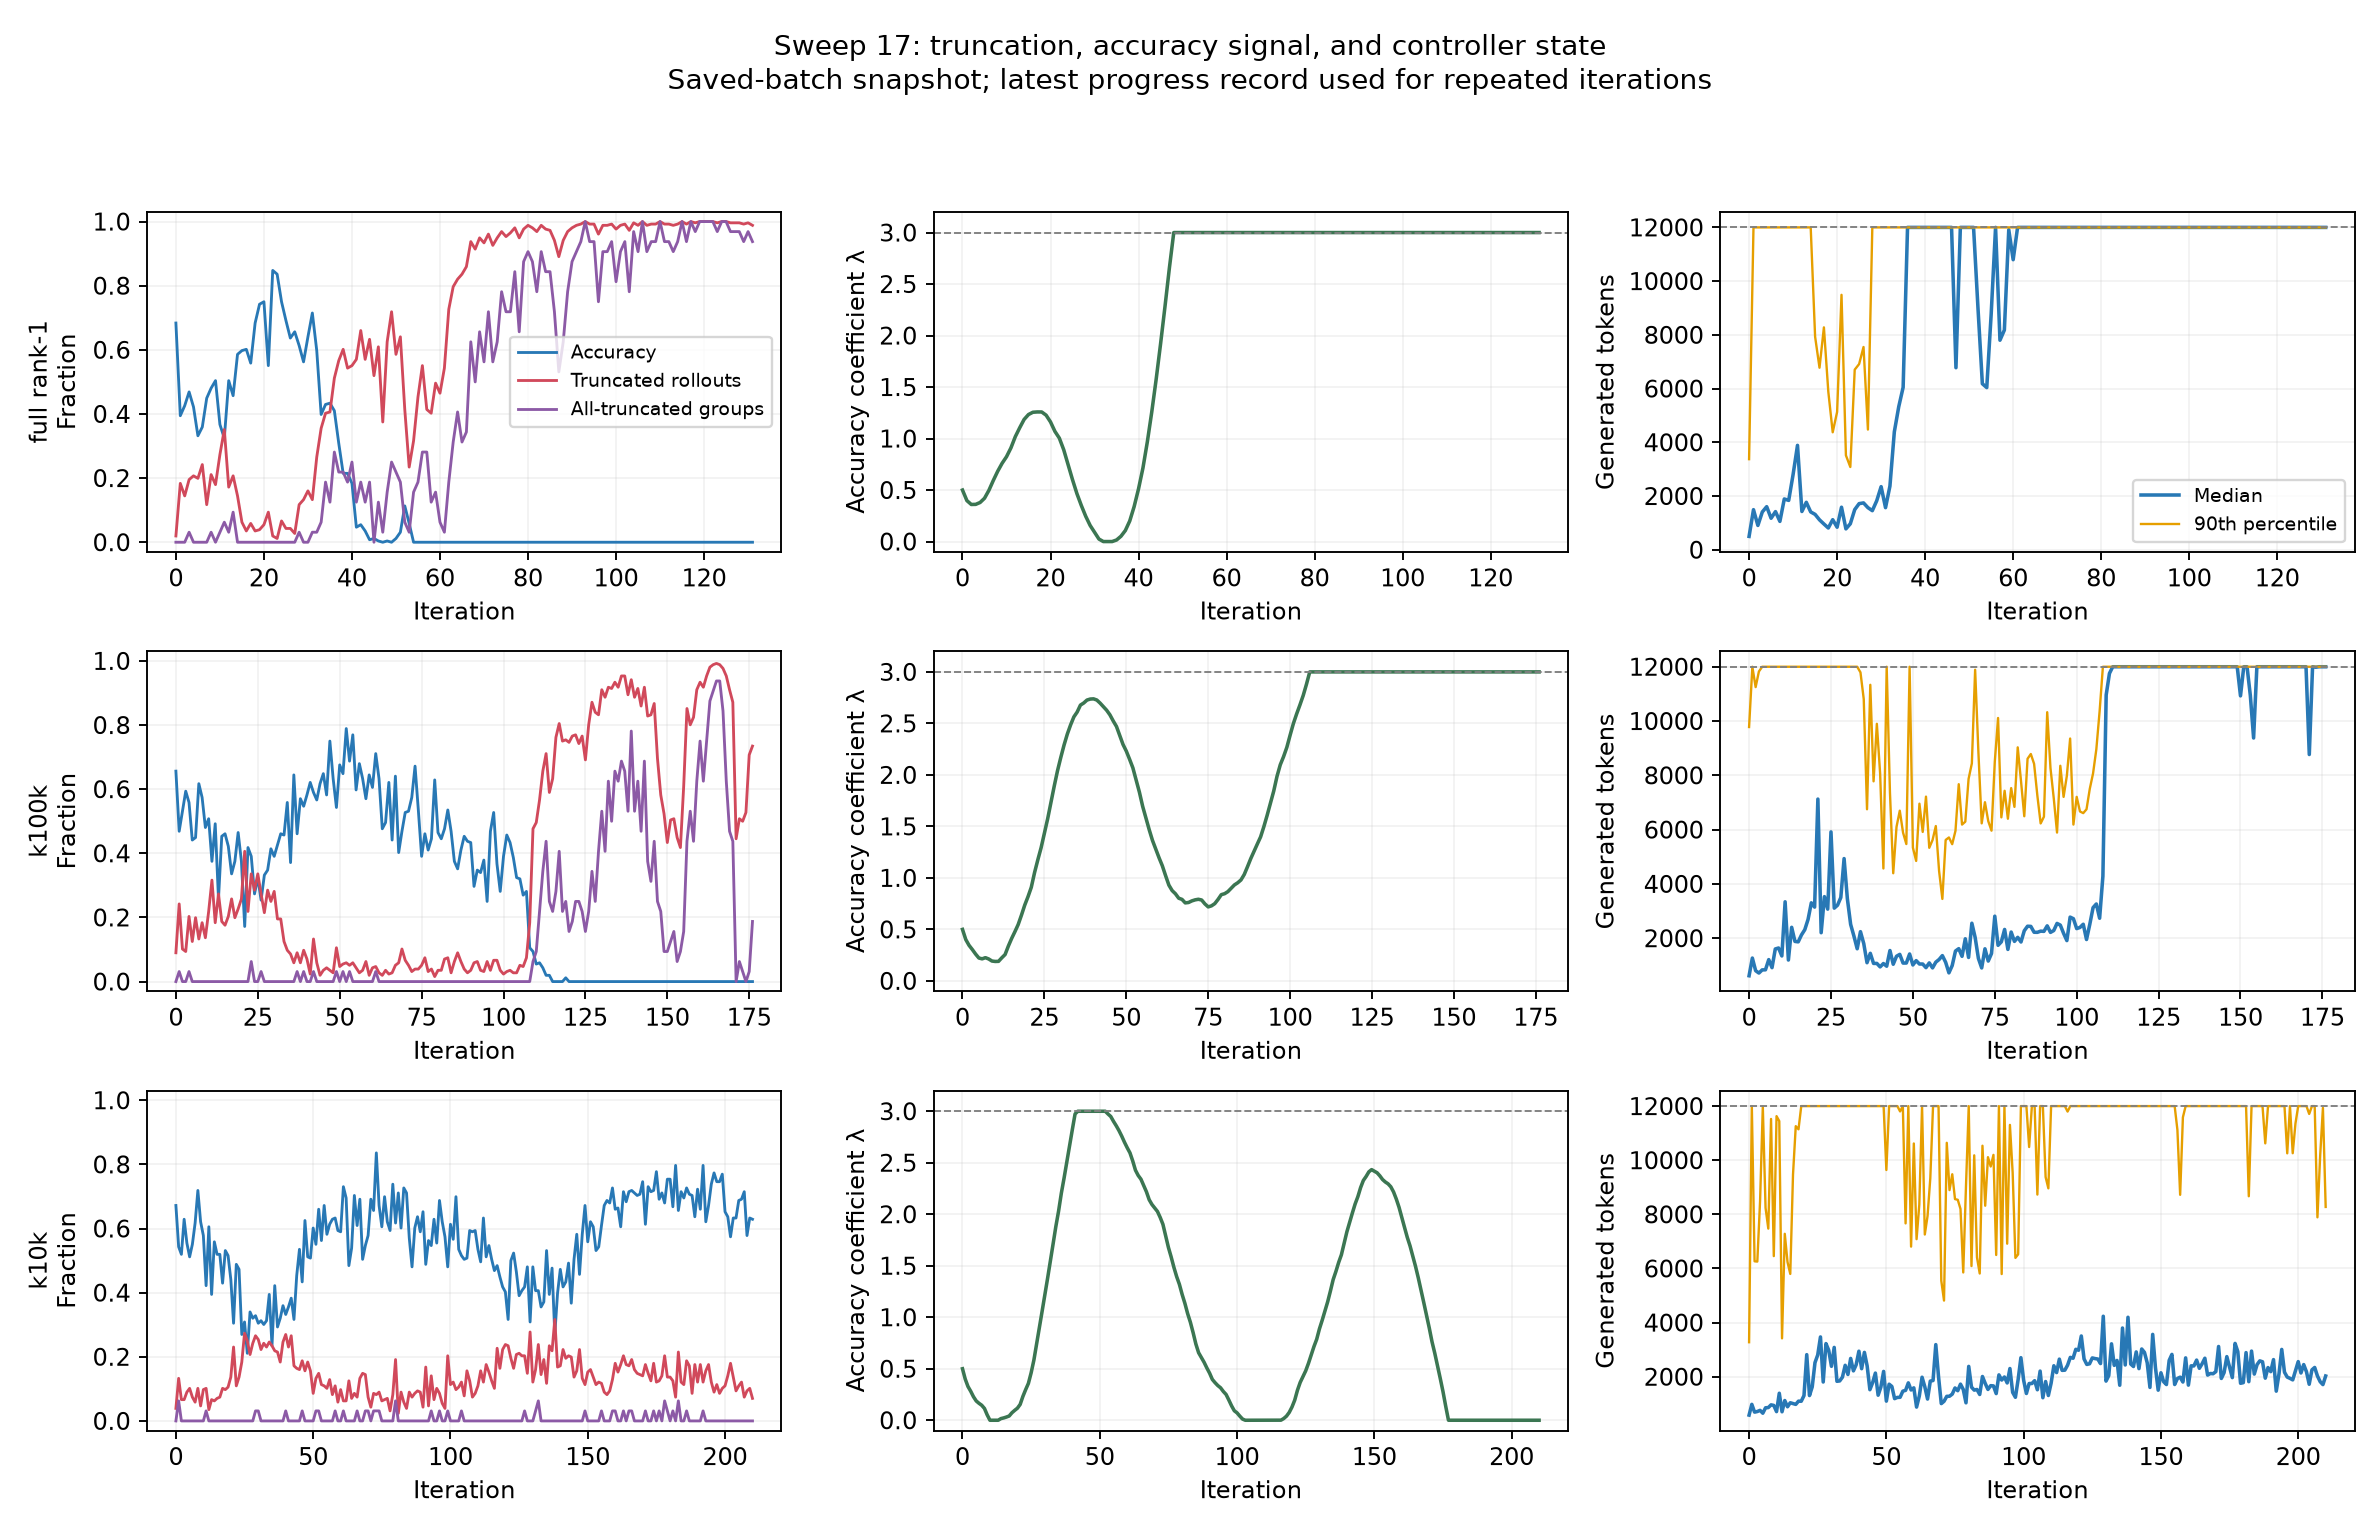

Write Python code to recreate this figure.
"""Audit saved sweep17 batches; rescores are offline, not new training runs.

Run from the repository root: python rl/analysis/sweep17_collapse_audit.py
Writes an iteration CSV, a small counterfactual JSON, and a diagnostic plot.
"""
import csv
import json
import statistics as st
from pathlib import Path

import matplotlib

matplotlib.use("Agg")
import matplotlib.pyplot as plt


ROOT = Path(__file__).resolve().parents[2]
RUNS = ROOT / "rl/runs/sweep17_t80_fullk"
OUT = Path(__file__).resolve().parent


def read_json(path):
    # The driver can be writing the most recent file during an audit.
    try:
        return json.loads(path.read_text())
    except json.JSONDecodeError:
        return None


def mean(values):
    return st.mean(values) if values else None


def audit_batches():
    rows = []
    for run in sorted(RUNS.glob("sweep17-t80-*")):
        progress = {}
        for line in (run / "progress.jsonl").read_text().splitlines():
            try:
                entry = json.loads(line)
            except json.JSONDecodeError:
                continue
            # Resumes may append another record for the same iteration.
            progress[entry["iteration"]] = entry
        for path in sorted((run / "batches").glob("batch-*.json")):
            batch = read_json(path)
            if batch is None or batch["iteration"] not in progress:
                continue
            entry = progress[batch["iteration"]]
            groups = [g for g in batch["groups"] if len(g["samples"]) >= 2]
            samples = [s for g in groups for s in g["samples"]]
            if not samples:
                continue
            tokens = sorted(s.get("n_tokens", len(s.get("token_ids", [])))
                            for s in samples)
            answerable = [s for g in groups if g["mode"] != "ignore_question"
                          for s in g["samples"]]
            truncated = [s for s in samples if s["truncated"]]
            rows.append({
                "arm": run.name.removeprefix("sweep17-t80-"),
                "iteration": batch["iteration"],
                "accuracy": entry["accuracy"],
                "lambda": batch["anchor_lambda"],
                "target": entry["lambda_target_acc"],
                "accuracy_answerable": mean([s["correct"] for s in answerable]),
                "truncated_fraction": len(truncated) / len(samples),
                "all_truncated_group_fraction": mean([
                    all(s["truncated"] for s in g["samples"]) for g in groups]),
                "accuracy_mixed_group_fraction": mean([
                    0 < sum(s["correct"] for s in g["samples"]) < len(g["samples"])
                    for g in groups]),
                "median_tokens": st.median(tokens),
                "p90_tokens": tokens[int(0.9 * (len(tokens) - 1))],
                "mean_truncated_reward": mean([s["reward"] for s in truncated]),
            })
    rows.sort(key=lambda r: (r["arm"], r["iteration"]))
    path = OUT / "sweep17_collapse_audit.csv"
    with path.open("w") as f:
        writer = csv.DictWriter(f, fieldnames=list(rows[0]))
        writer.writeheader()
        writer.writerows(rows)
    return rows


def rescore():
    results = []
    for arm, step in [("kall", 30), ("kall", 40), ("kall", 60),
                      ("k100k", 110), ("k100k", 170), ("k3k", 165)]:
        run = RUNS / f"sweep17-t80-{arm}"
        batch = read_json(run / "batches" / f"batch-{step}.json")
        evaluation = read_json(run / "iters" / f"iter-{step:04d}.json")
        records = {f"{r['dataset']}:{r['id']}:{r['mode']}": r
                   for r in evaluation["results"]}
        counts = {method: {"active_groups": 0, "positive_no_answer": 0,
                           "positive_truncated": 0}
                  for method in ("original", "zero_truncated", "zero_invalid")}
        n_no_answer = n_stop_no_answer = n_samples = 0
        for group in batch["groups"]:
            graded = [s for s in records[group["key"]]["samples"] if not s["error"]]
            samples = group["samples"]
            assert len(samples) == len(graded), (arm, step, group["key"])
            n_samples += len(samples)
            for s, e in zip(samples, graded):
                assert bool(s["correct"]) == bool(e["correct"])
                assert s["truncated"] == (e["finish_reason"] == "length")
                n_no_answer += e["extracted_answer"] is None
                n_stop_no_answer += not s["truncated"] and e["extracted_answer"] is None
            for method, count in counts.items():
                rewards = [s["reward"] if method == "original" or (
                    not s["truncated"] and (method == "zero_truncated" or
                                            e["extracted_answer"] is not None))
                           else 0.0 for s, e in zip(samples, graded)]
                baseline = st.mean(rewards)
                count["active_groups"] += max(rewards) - min(rewards) > 1e-8
                for reward, s, e in zip(rewards, samples, graded):
                    positive = reward > baseline + 1e-8
                    count["positive_no_answer"] += positive and e["extracted_answer"] is None
                    count["positive_truncated"] += positive and s["truncated"]
        results.append({"arm": arm, "iteration": step, "n_samples": n_samples,
                        "n_no_answer": n_no_answer,
                        "n_stop_no_answer": n_stop_no_answer, "rescores": counts})
    (OUT / "sweep17_collapse_rescores.json").write_text(json.dumps(results, indent=2) + "\n")
    return results


def plot(rows):
    fig, axes = plt.subplots(3, 3, figsize=(14, 9), sharex="row")
    for row, arm in enumerate(["kall", "k100k", "k10k"]):
        data = [r for r in rows if r["arm"] == arm]
        steps = [r["iteration"] for r in data]
        label = "full rank-1" if arm == "kall" else arm
        ax = axes[row, 0]
        for key, name, color in [("accuracy", "Accuracy", "#2878b5"),
                                 ("truncated_fraction", "Truncated rollouts", "#d1495b"),
                                 ("all_truncated_group_fraction", "All-truncated groups", "#8c5aa6")]:
            ax.plot(steps, [r[key] for r in data], label=name, color=color, lw=1.2)
        ax.set_ylim(-0.03, 1.03)
        ax.set_ylabel(f"{label}\nFraction")
        ax = axes[row, 1]
        ax.plot(steps, [r["lambda"] for r in data], color="#3b7652")
        ax.axhline(3, color="gray", ls="--", lw=0.8)
        ax.set_ylim(-0.1, 3.2)
        ax.set_ylabel("Accuracy coefficient λ")
        ax = axes[row, 2]
        ax.plot(steps, [r["median_tokens"] for r in data], label="Median", color="#2878b5")
        ax.plot(steps, [r["p90_tokens"] for r in data], label="90th percentile", color="#e69f00", lw=1)
        ax.axhline(12000, color="gray", ls="--", lw=0.8)
        ax.set_ylabel("Generated tokens")
        for ax in axes[row]:
            ax.set_xlabel("Iteration")
            ax.grid(alpha=0.15)
    axes[0, 0].legend(fontsize=8)
    axes[0, 2].legend(fontsize=8)
    fig.suptitle("Sweep 17: truncation, accuracy signal, and controller state\n"
                 "Saved-batch snapshot; latest progress record used for repeated iterations")
    fig.tight_layout(rect=(0, 0, 1, 0.94))
    fig.savefig(OUT / "sweep17_collapse_audit.png", dpi=170)
    plt.close(fig)


if __name__ == "__main__":
    rows = audit_batches()
    results = rescore()
    plot(rows)
    print(f"Audited {len(rows)} batches across {len({r['arm'] for r in rows})} arms.")
    print(json.dumps(results, indent=2))
